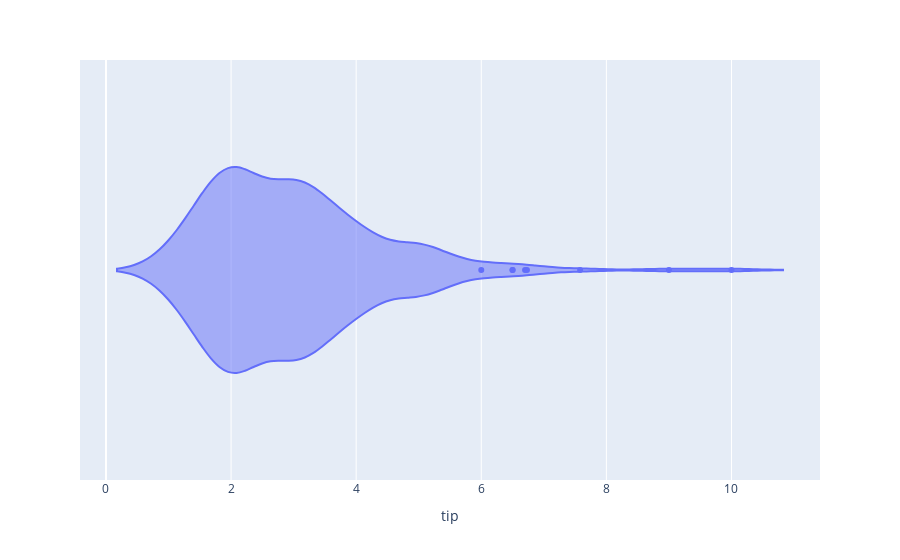

Source (notebook cell):
### Code cell
# Violin plot
px.violin(df, x='tip')

### Figure 1 — Plotly figure (JSON) as saved in the notebook; plotly's stock layout.template omitted (floating-point values rounded to 4 significant figures; data arrays with more than 128 entries replaced by an {"elided": "..."} marker saying what was removed)
{"data": [{"alignmentgroup": "True", "box": {"visible": false}, "hovertemplate": "tip=%{x}<extra></extra>", "legendgroup": "", "marker": {"color": "#636efa"}, "name": "", "offsetgroup": "", "orientation": "h", "scalegroup": "True", "showlegend": false, "type": "violin", "x": {"elided": "244 float values"}, "x0": " ", "xaxis": "x", "y0": " ", "yaxis": "y"}], "layout": {"legend": {"tracegroupgap": 0}, "margin": {"t": 60}, "violinmode": "group", "xaxis": {"anchor": "y", "domain": [0, 1], "title": {"text": "tip"}}, "yaxis": {"anchor": "x", "domain": [0, 1]}}}
